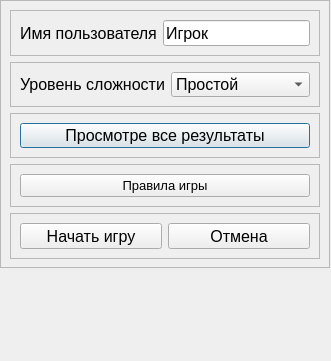
<?xml version="1.0" encoding="UTF-8"?>
<ui version="4.0">
 <class>Dialog</class>
 <widget class="QDialog" name="Dialog">
  <property name="geometry">
   <rect>
    <x>0</x>
    <y>0</y>
    <width>331</width>
    <height>361</height>
   </rect>
  </property>
  <property name="windowTitle">
   <string>Dialog</string>
  </property>
  <widget class="QFrame" name="frame">
   <property name="geometry">
    <rect>
     <x>0</x>
     <y>0</y>
     <width>330</width>
     <height>268</height>
    </rect>
   </property>
   <property name="frameShape">
    <enum>QFrame::StyledPanel</enum>
   </property>
   <property name="frameShadow">
    <enum>QFrame::Raised</enum>
   </property>
   <layout class="QVBoxLayout" name="verticalLayout">
    <item>
     <widget class="QFrame" name="frame_2">
      <property name="frameShape">
       <enum>QFrame::StyledPanel</enum>
      </property>
      <property name="frameShadow">
       <enum>QFrame::Raised</enum>
      </property>
      <layout class="QHBoxLayout" name="horizontalLayout">
       <item>
        <widget class="QLabel" name="label_user_name">
         <property name="font">
          <font>
           <pointsize>12</pointsize>
          </font>
         </property>
         <property name="text">
          <string>Имя пользователя</string>
         </property>
        </widget>
       </item>
       <item>
        <widget class="QLineEdit" name="lineEdit">
         <property name="font">
          <font>
           <family>Arial</family>
           <pointsize>12</pointsize>
          </font>
         </property>
         <property name="text">
          <string>Игрок</string>
         </property>
         <property name="maxLength">
          <number>21</number>
         </property>
         <property name="cursorPosition">
          <number>5</number>
         </property>
        </widget>
       </item>
      </layout>
     </widget>
    </item>
    <item>
     <widget class="QFrame" name="frame_4">
      <property name="frameShape">
       <enum>QFrame::StyledPanel</enum>
      </property>
      <property name="frameShadow">
       <enum>QFrame::Raised</enum>
      </property>
      <layout class="QHBoxLayout" name="horizontalLayout_3">
       <item>
        <widget class="QLabel" name="l_level">
         <property name="font">
          <font>
           <pointsize>12</pointsize>
          </font>
         </property>
         <property name="text">
          <string>Уровень сложности</string>
         </property>
        </widget>
       </item>
       <item>
        <widget class="QComboBox" name="cb_level">
         <property name="font">
          <font>
           <family>Arial</family>
           <pointsize>12</pointsize>
          </font>
         </property>
         <item>
          <property name="text">
           <string>Простой</string>
          </property>
         </item>
         <item>
          <property name="text">
           <string>Средний</string>
          </property>
         </item>
         <item>
          <property name="text">
           <string>Сложный</string>
          </property>
         </item>
        </widget>
       </item>
      </layout>
     </widget>
    </item>
    <item>
     <widget class="QFrame" name="frame_5">
      <property name="frameShape">
       <enum>QFrame::StyledPanel</enum>
      </property>
      <property name="frameShadow">
       <enum>QFrame::Raised</enum>
      </property>
      <layout class="QHBoxLayout" name="horizontalLayout_4">
       <item>
        <widget class="QPushButton" name="b_all_results">
         <property name="font">
          <font>
           <family>Arial</family>
           <pointsize>12</pointsize>
          </font>
         </property>
         <property name="text">
          <string>Просмотре все результаты</string>
         </property>
        </widget>
       </item>
      </layout>
     </widget>
    </item>
    <item>
     <widget class="QFrame" name="frame_6">
      <property name="frameShape">
       <enum>QFrame::StyledPanel</enum>
      </property>
      <property name="frameShadow">
       <enum>QFrame::Raised</enum>
      </property>
      <layout class="QHBoxLayout" name="horizontalLayout_5">
       <item>
        <widget class="QPushButton" name="b_rules">
         <property name="font">
          <font>
           <family>Arial</family>
           <pointsize>10</pointsize>
          </font>
         </property>
         <property name="text">
          <string>Правила игры</string>
         </property>
        </widget>
       </item>
      </layout>
     </widget>
    </item>
    <item>
     <widget class="QFrame" name="frame_3">
      <property name="frameShape">
       <enum>QFrame::StyledPanel</enum>
      </property>
      <property name="frameShadow">
       <enum>QFrame::Raised</enum>
      </property>
      <layout class="QHBoxLayout" name="horizontalLayout_2">
       <item>
        <widget class="QPushButton" name="b_start_game">
         <property name="font">
          <font>
           <family>Arial</family>
           <pointsize>12</pointsize>
          </font>
         </property>
         <property name="text">
          <string>Начать игру</string>
         </property>
        </widget>
       </item>
       <item>
        <widget class="QPushButton" name="b_cancel">
         <property name="font">
          <font>
           <family>Arial</family>
           <pointsize>12</pointsize>
          </font>
         </property>
         <property name="text">
          <string>Отмена</string>
         </property>
        </widget>
       </item>
      </layout>
     </widget>
    </item>
   </layout>
  </widget>
 </widget>
 <resources/>
 <connections/>
</ui>
